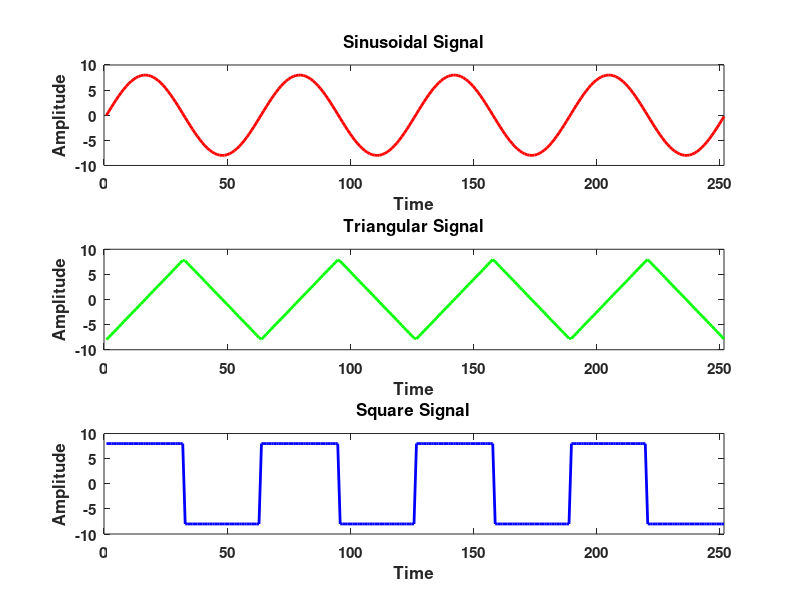
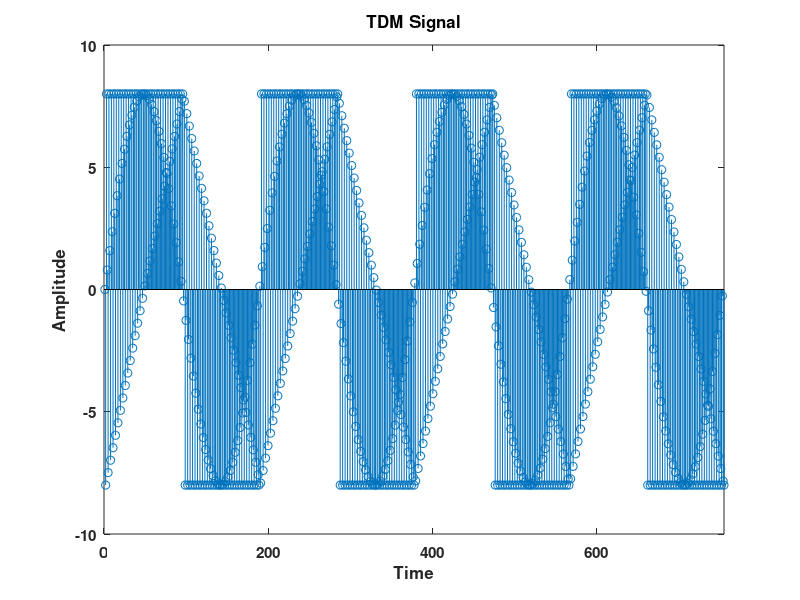
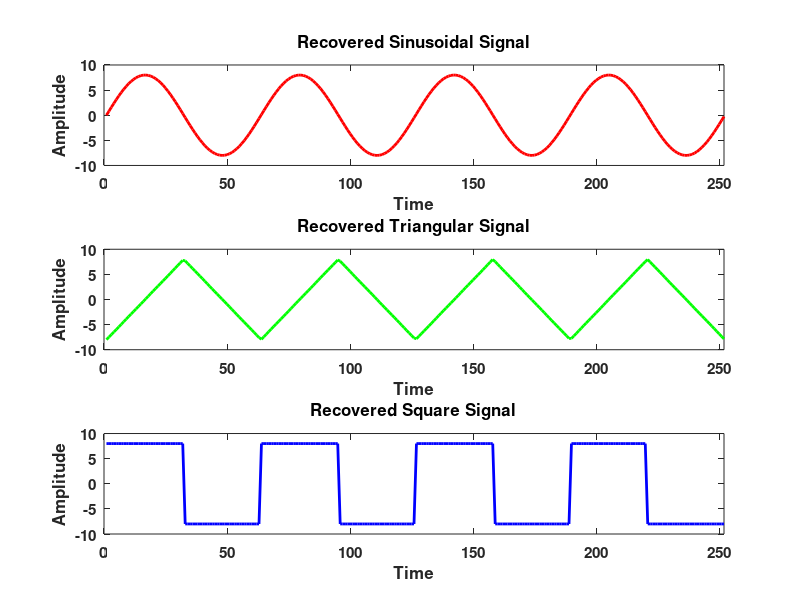

Write the MATLAB code that produced these figures, in order.
clc 
clear all
close all

nc = 8*pi;
x=0:.1:nc;
sig1=8*sin(x);
sig2=8*sawtooth(x, 1/2);
sig3=8*square(x);
l=length(sig1);

figure(2);
subplot(3,1,1);
plot(sig1, 'r','LineWidth',2);
title('Sinusoidal Signal');
ylabel('Amplitude');
xlabel('Time'); xlim([0 length(x)]);
set(gca, 'fontsize', 11, 'FontWeight', 'bold')

subplot(3,1,2);
plot(sig2, 'g', 'LineWidth',2);
title('Triangular Signal');
ylabel('Amplitude');
xlabel('Time'); xlim([0 length(x)]);
set(gca, 'fontsize', 11, 'FontWeight', 'bold')

subplot(3,1,3);
plot(sig3, 'b', 'LineWidth',2);
title('Square Signal');
ylabel('Amplitude');
xlabel('Time'); xlim([0 length(x)]);
set(gca, 'fontsize', 11, 'FontWeight', 'bold')

 for i=1:l
  sig(1,i)=sig1(i);                        
  sig(2,i)=sig2(i);
  sig(3,i)=sig3(i);
 end  

tdmsig=reshape(sig,1,3*l);               

figure(3);
stem(tdmsig);
title('TDM Signal');
ylabel('Amplitude');
xlabel('Time'); xlim([0 3*length(x)]);
set(gca, 'fontsize', 11, 'FontWeight', 'bold')


% Demultiplexing of TDM Signal
 demux=reshape(tdmsig,3,l);
 for i=1:l
  sig4(i)=demux(1,i);                    
  sig5(i)=demux(2,i);
  sig6(i)=demux(3,i);
 end  
 
 figure(4);
 subplot(3,1,1)
 plot(sig4, 'r', 'LineWidth',2);
 title('Recovered Sinusoidal Signal');
 ylabel('Amplitude');
 xlabel('Time'); xlim([0 length(x)]);
 set(gca, 'fontsize', 11, 'FontWeight', 'bold')

 subplot(3,1,2)
 plot(sig5, 'g', 'LineWidth',2);
 title('Recovered Triangular Signal');
 ylabel('Amplitude');
 xlabel('Time'); xlim([0 length(x)]);
 set(gca, 'fontsize', 11, 'FontWeight', 'bold')

 subplot(3,1,3)
 plot(sig6, 'b', 'LineWidth',2);
 title('Recovered Square Signal');
 ylabel('Amplitude');
 xlabel('Time'); xlim([0 length(x)]);
 set(gca, 'fontsize', 11, 'FontWeight', 'bold')

 
 
 
 